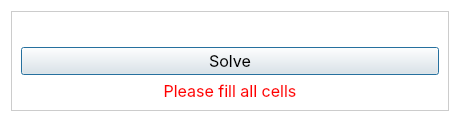
<?xml version="1.0" encoding="UTF-8"?>
<ui version="4.0">
 <class>Dialog</class>
 <widget class="QDialog" name="Dialog">
  <property name="geometry">
   <rect>
    <x>0</x>
    <y>0</y>
    <width>460</width>
    <height>110</height>
   </rect>
  </property>
  <property name="windowTitle">
   <string>Solve by matrix</string>
  </property>
  <property name="styleSheet">
   <string notr="true">QFrame{
	border:1px solid #ccc;
}
QLabel{
	border: none;
}QDialog{background-color:#fff;}</string>
  </property>
  <layout class="QVBoxLayout" name="verticalLayout">
   <item>
    <widget class="QFrame" name="frame">
     <property name="frameShape">
      <enum>QFrame::StyledPanel</enum>
     </property>
     <property name="frameShadow">
      <enum>QFrame::Raised</enum>
     </property>
     <layout class="QVBoxLayout" name="verticalLayout_2">
      <item>
       <widget class="QFrame" name="frame_2">
        <property name="styleSheet">
         <string notr="true">border-color: none;</string>
        </property>
        <property name="frameShape">
         <enum>QFrame::StyledPanel</enum>
        </property>
        <property name="frameShadow">
         <enum>QFrame::Raised</enum>
        </property>
        <layout class="QGridLayout" name="gridLayout"/>
       </widget>
      </item>
      <item>
       <widget class="QPushButton" name="pushButton">
        <property name="font">
         <font>
          <family>Inter</family>
          <pointsize>12</pointsize>
         </font>
        </property>
        <property name="cursor">
         <cursorShape>PointingHandCursor</cursorShape>
        </property>
        <property name="styleSheet">
         <string notr="true"/>
        </property>
        <property name="text">
         <string>Solve</string>
        </property>
        <property name="icon">
         <iconset>
          <normaloff>../icons/left_click_FILL0_wght400_GRAD0_opsz24.svg</normaloff>../icons/left_click_FILL0_wght400_GRAD0_opsz24.svg</iconset>
        </property>
        <property name="iconSize">
         <size>
          <width>20</width>
          <height>20</height>
         </size>
        </property>
       </widget>
      </item>
      <item>
       <widget class="QLabel" name="warn">
        <property name="font">
         <font>
          <family>Inter</family>
          <pointsize>12</pointsize>
         </font>
        </property>
        <property name="styleSheet">
         <string notr="true">border:none;color:red;</string>
        </property>
        <property name="frameShape">
         <enum>QFrame::NoFrame</enum>
        </property>
        <property name="text">
         <string>Please fill all cells</string>
        </property>
        <property name="alignment">
         <set>Qt::AlignCenter</set>
        </property>
       </widget>
      </item>
     </layout>
    </widget>
   </item>
  </layout>
 </widget>
 <resources/>
 <connections/>
</ui>
